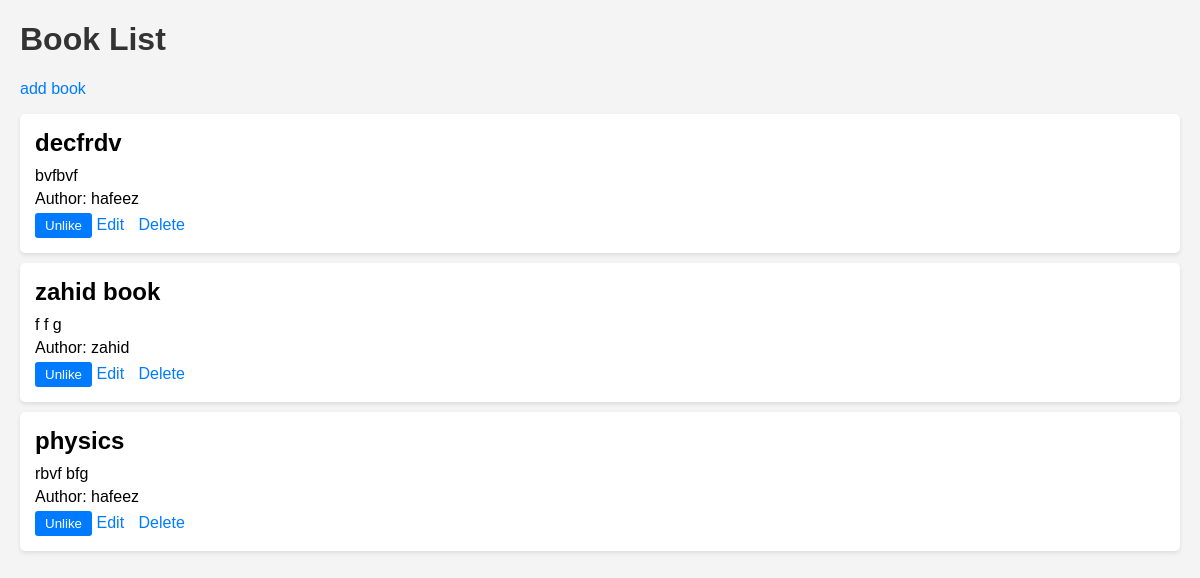
The app's page /like/ (signed in) with its own data.
### books/models.py (models this page shows, shortened)
class Book(models.Model):
    title = models.CharField(max_length=255)
    description = models.TextField()
    author = models.ForeignKey(Author, on_delete=models.CASCADE)
    liked_by = models.ManyToManyField(User, related_name='liked_books', blank=True)
    def __str__(self):
        return self.title

class Author(models.Model):
    name = models.CharField(max_length=255)

### books/views.py (the view)
# urls.py: path('like/', views.like_books, name='like_books'),
@login_required
def like_books(request):
    books = Book.objects.filter(liked_by=request.user)
    print(books)
    return render(request, 'books/like_books.html', {'books': books})

### books/templates/books/like_books.html (shortened to what this page needs)
<!DOCTYPE html>
<html>
<head>
</head>
<body>
    <h1>Book List</h1>
    <a href="{% url 'create_book' %}">add book</a>
    <ul>
        {% for book in books %}
            <li>
                <h2>{{ book.title }}</h2>
                <p>{{ book.description }}</p>
                <p>Author: {{ book.author.name }}</p>
                <button class="like-btn" data-id="{{ book.id }}">
                    {% if request.user in book.liked_by.all %}
                        Unlike
                    {% else %}
                        Like
                    {% endif %}
                </button>
                <a href="{% url 'update_book' pk=book.pk %}">Edit</a>
                <a href="{% url 'delete_book' pk=book.pk %}">Delete</a>
            </li>
        {% endfor %}
    </ul>
</body>
</html>

### books/templates/books/like_books.html (style rules this page uses)
body { font-family: Arial, sans-serif; margin: 20px; background-color: #f4f4f4; }
h1 { color: #333; }
a { text-decoration: none; color: #007bff; margin-right: 10px; }
ul { list-style-type: none; padding: 0; }
li { background-color: #fff; margin-bottom: 10px; padding: 15px; border-radius: 5px; box-shadow: 0 2px 4px rgba(0,0,0,0.1); }
h2 { margin: 0 0 10px; }
p { margin: 5px 0; }
.like-btn { padding: 5px 10px; background-color: #007bff; color: white; border: none; border-radius: 3px; cursor: pointer; }

### records on screen
Book: title "decfrdv", description "bvfbvf", author.name "hafeez", shows "Unlike"
Book: title "zahid book", description "f f g", author.name "zahid", shows "Unlike"
Book: title "physics", description "rbvf bfg", author.name "hafeez", shows "Unlike"
